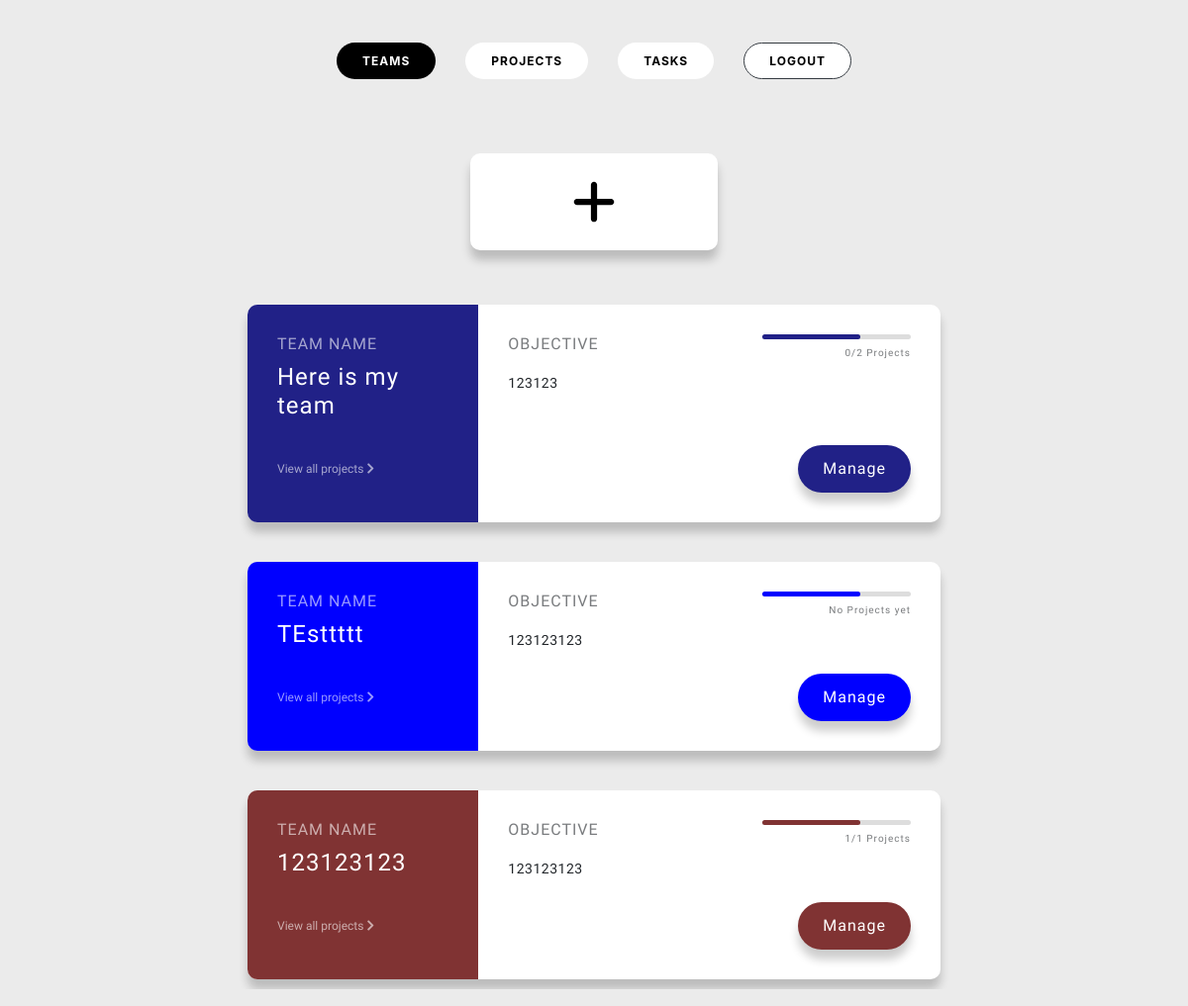
The page /teams (signed in) on the database as committed earlier.
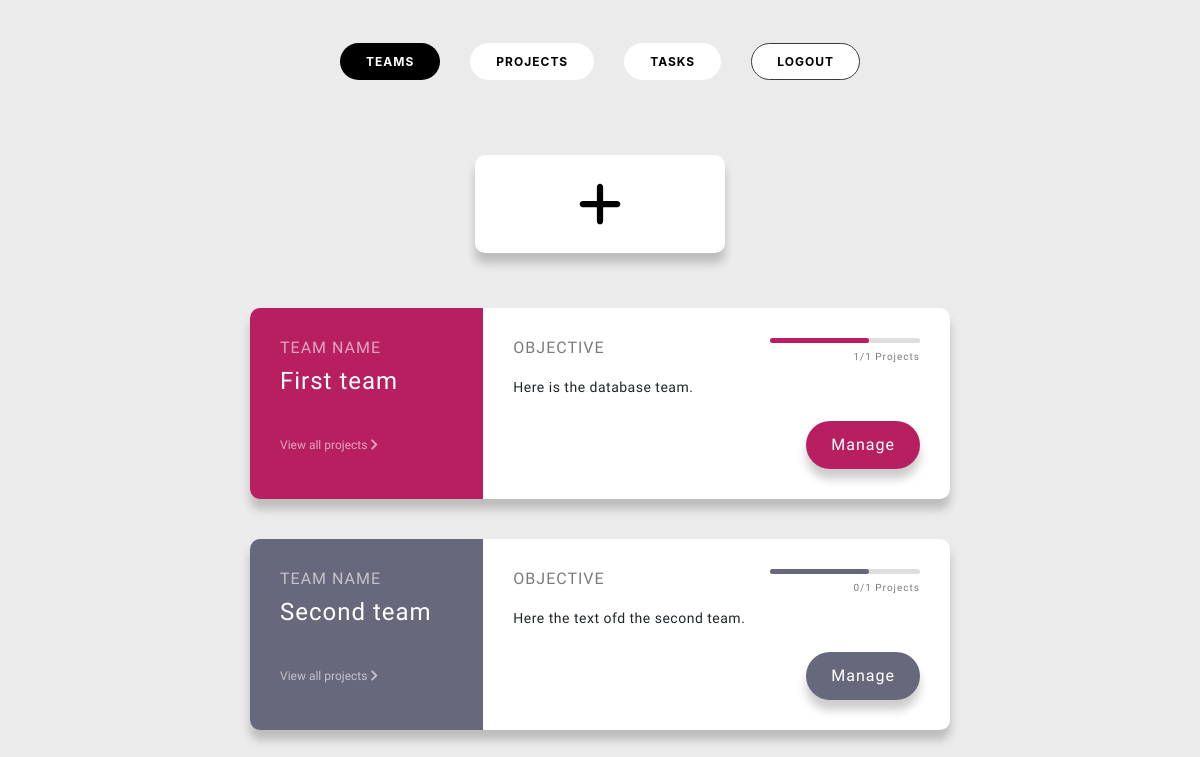
The same page on the database as committed later.
### network/models.py (models this page shows, shortened)
class Team(models.Model):
    name = models.CharField(max_length=255)
    objective = models.TextField()
    color = models.CharField(max_length=7)
    members = models.ManyToManyField(User, related_name='teams', default=None, null=True,)
    created_by = models.ForeignKey(User, on_delete=models.SET_NULL, null=True, related_name='created_teams')
    def completed_projects_count(self):
        return self.project_set.filter(is_completed=True).count()

### network/views.py (the view)
# urls.py: path("teams", views.teams, name="teams"),
def teams(request):
    current_user = request.user
    teams = current_user.teams.all()
    context = {
        'teams': teams,
    }
    return render(request, "network/teams.html", context)

### network/templates/network/teams.html (shortened to what this page needs)
{% extends "network/layout.html" %}
{% block body %}
<div class="teams_wrapper">
    <div class="team_container w-25 m-auto">
        <a href="{% url 'create_team'%}">
            <div class="team white_bg p-4">
            </div>
        </a>
    </div>
    {% for team in teams %}
    <div class="team_container">
        <div class="team row">
            <div class="team-preview col-4" style="background-color: {{ team.color }}">
                <h6>Team Name</h6>
                <h2>{{ team.name }}</h2>
                <a href="#" onclick="viewProjects({{ team.id }})">View all projects <i class="fas fa-chevron-right"></i></a>
            </div>
            <div class="team-info col-8">
                <div class="progress-container">
                    <div class="progress bar_color_{{ team.id }}"></div>
                    {% if team.project_set.all.count > 0 %}
                        <span class="progress-text">
                            {{ team.completed_projects_count }}/{{ team.project_set.all.count }} Projects
                        </span>
                    {% else %}
                        <span class="progress-text">No Projects yet</span>
                    {% endif %}
                </div>
                <h6>Objective</h6>
                <p>{{ team.objective }}</p>
                <button class="btn btn_team" style="background-color: {{ team.color }}" onclick="manageTeam({{ team.id }})">Manage</button>
            </div>
        </div>
    </div>
    {% endfor %}
</div>
{% endblock %}

### network/templates/network/layout.html (shortened to what this page needs)
{% load static %}
<!DOCTYPE html>
<html lang="en">
    <head>
        <link rel="stylesheet" href="https://stackpath.bootstrapcdn.com/bootstrap/4.4.1/css/bootstrap.min.css">
        <link rel='stylesheet' href='https://cdnjs.cloudflare.com/ajax/libs/font-awesome/5.14.0/css/all.min.css'><link rel="stylesheet" href="./style.css">
        <link href="{% static 'network/css/style.css' %}" rel="stylesheet">
        <link href="{% static 'network/css/login.css' %}" rel="stylesheet">
        <link href="{% static 'network/css/tasks.css' %}" rel="stylesheet">
        <link href="{% static 'network/css/teams.css' %}" rel="stylesheet">
        <link href="{% static 'network/css/create_project.css' %}" rel="stylesheet">
        <link href="{% static 'network/css/create_team.css' %}" rel="stylesheet">
        <link href="{% static 'network/css/create_task.css' %}" rel="stylesheet">
        <link href="{% static 'network/css/manage_team.css' %}" rel="stylesheet">
    </head>
    <body>
        <nav class="navbar navbar-expand-lg py-5">
                <ul class="navbar-nav m-auto">
                    {% if user.is_authenticated %}
                    <div class="row">
                        <li class="col nav-item">
                            <a class="nav_link button_header {% if request.path == '/teams' %}active{% endif %}" href="{% url 'teams' %}">Teams</a>
                        </li>
                        <li class="col nav-item">
                            <a class="nav_link button_header {% if request.path == '/' %}active{% endif %}" href="{% url 'index' %}">Projects</a>
                        </li>
                        <li class="col nav-item">
                            <a class="nav_link button_header {% if request.path == '/tasks/' %}active{% endif %}" href="{% url 'tasks' %}">Tasks</a>
                        </li>
                        <li class="col nav-item">
                            <a class="nav_link button_header border-dark" href="{% url 'logout' %}">Logout</a>
                        </li>
                    </div>
                    {% endif %}
                </ul>
        </nav>
        {% block body %}
        {% endblock %}
    </body>
</html>

### network/static/network/css/style.css (style rules this page uses)
:root { --color: #f10404; --transition-time: 0.5s; }
* { box-sizing: border-box; }
body { margin: 0; min-height: 100vh; font-family: 'Open Sans'; background: #ebebeb; }
a { color: inherit; }
.active { background-color: black; color: white; }

### network/static/network/css/login.css (style rules this page uses)
h2 { text-align: center; }
p { font-size: 14px; font-weight: 100; line-height: 20px; letter-spacing: 0.5px; margin: 20px 0 30px; }
span { font-size: 12px; }
a { color: #333; font-size: 14px; text-decoration: none; margin: 15px 0; }
.button_header { border-radius: 20px; border: 1px solid transparent; background-color: #ffffff; color: #000000; font-size: 12px; font-weight: bold; padding: 10px 25px; letter-spacing: 1px; text-transform: uppercase; transition: transform 80ms ease-in; }

### network/static/network/css/tasks.css (style rules this page uses)
* { margin: 0; padding: 0; box-sizing: border-box; }
body { font-family: -apple-system, BlinkMacSystemFont, "Segoe UI", Roboto, Helvetica, Arial, sans-serif, "Apple Color Emoji", "Segoe UI Emoji", "Segoe UI Symbol"; }

### network/static/network/css/teams.css (style rules this page uses)
* { box-sizing: border-box; }
.teams_wrapper { overflow-y: scroll; height: 80vh; }
.team_container { background-image: #DDDDDD; font-family: 'Muli', sans-serif; display: flex; align-items: center; justify-content: center; flex-direction: column; margin: 0; }
.team { background-color: #fff; border-radius: 10px; box-shadow: 0 10px 10px rgba(0, 0, 0, 0.2); display: flex; max-width: 100%; margin: 20px; overflow: hidden; width: 700px; }
.team.white_bg { width: 250px; }
.team h6 { opacity: 0.6; margin: 0; letter-spacing: 1px; text-transform: uppercase; }
.team h2 { letter-spacing: 1px; margin: 10px 0; font-size: 24px; text-align: left; }
.team-preview { background-color: #7A83D1; color: #fff; padding: 30px; max-width: 250px; }
.team-preview a { color: #fff; display: inline-block; font-size: 12px; opacity: 0.6; margin-top: 30px; text-decoration: none; }
.team-info { padding: 30px; position: relative; width: 100%; }
.progress-container { position: absolute; top: 30px; right: 30px; text-align: right; width: 150px; }
.progress { background-color: #ddd; border-radius: 3px; height: 5px; width: 100%; }
.progress::after { border-radius: 3px; background-color: #393737; content: ''; position: absolute; top: 0; left: 0; height: 5px; width: 66%; }
.progress-text { font-size: 10px; opacity: 0.6; letter-spacing: 1px; }
.btn_team { background-color: #3D4D8F; border: 0; border-radius: 50px; box-shadow: 0 10px 10px rgba(0, 0, 0, 0.2); color: #fff; font-size: 16px; padding: 12px 25px; position: absolute; bottom: 30px; right: 30px; letter-spacing: 1px; }

### network/templates/network/layout.html (style rules this page uses)
.active { background-color: black; color: white; }

Rows that differ between the two databases and show on the page:
removed Team: name "Here is my team", completed_projects_count "0", project_set.all.count "2", objective "123123"
removed Team: name "TEsttttt", shows "No Projects yet", objective "123123123"
removed Team: name "123123123", completed_projects_count "1", project_set.all.count "1", objective "123123123"
added Team: name "First team", completed_projects_count "1", project_set.all.count "1", objective "Here is the database team."
added Team: name "Second team", completed_projects_count "0", project_set.all.count "1", objective "Here the text ofd the second team."
